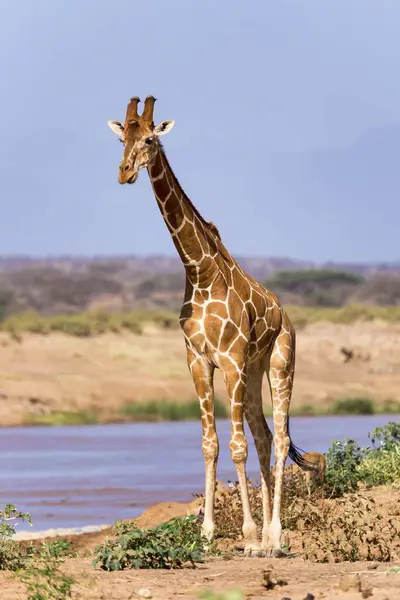
#> input picture 004/003 - LAB/jirafa.jpg, 400 x 600 px
$ jupyter execute '007 - recuperacion y preprocesamiento de imagenes propias.ipynb'
#> lines starting #> are read from the running program, lines starting #| are printed output that depends on the picture
# Cuaderno extra: Recuperación y preprocesamiento de imágenes propias

Este cuaderno está pensado para trabajar con una imagen tomada por vos, por ejemplo una captura hecha a partir de la cámara oscura construida con caja de zapatos y bolsa. La idea es recuperar información útil antes de segmentar: mejorar contraste, corregir brillo, recortar la zona importante y reducir ruido.

## Objetivos

- Cargar una imagen propia y describirla.
- Detectar qué problema visual conviene corregir primero.
- Aplicar una o dos operaciones de preprocesamiento con criterio.
- Comparar la imagen original con la versión mejorada.
- Guardar una imagen lista para usar en la actividad integradora.

## Antes de empezar

No todas las imágenes necesitan el mismo tratamiento. En algunas puede convenir mejorar el contraste. En otras, recortar la zona útil. En otras, reducir ruido o corregir una dominante de iluminación.

La pregunta importante no es "qué filtro aplico", sino "qué problema veo en la imagen y qué operación puede ayudarme a resolverlo".

[cell 1]
from pathlib import Path

import cv2
import matplotlib.pyplot as plt
import numpy as np

ruta = Path("jirafa.jpg")


def cargar_rgb(ruta):
    imagen_bgr = cv2.imread(str(ruta))
#> imagen_bgr is the input picture: shape (600, 400, 3); mean B, G, R 162.3, 161.7, 170.6
    if imagen_bgr is None:
        raise FileNotFoundError(f"No se pudo abrir la imagen: {ruta}")
    return cv2.cvtColor(imagen_bgr, cv2.COLOR_BGR2RGB)


def mostrar_imagen(imagen, titulo="Imagen"):
    plt.figure(figsize=(6, 6))
    plt.imshow(imagen, cmap="gray" if imagen.ndim == 2 else None)
    plt.title(titulo)
    plt.axis("off")
    plt.show()


def mostrar_comparacion(original, procesada, titulo_original="Original", titulo_procesada="Procesada"):
    fig, axes = plt.subplots(1, 2, figsize=(12, 5))
    axes[0].imshow(original, cmap="gray" if original.ndim == 2 else None)
    axes[0].set_title(titulo_original)
    axes[0].axis("off")

    axes[1].imshow(procesada, cmap="gray" if procesada.ndim == 2 else None)
    axes[1].set_title(titulo_procesada)
    axes[1].axis("off")

    plt.tight_layout()
    plt.show()


def ajustar_brillo_contraste(imagen_rgb, alpha=1.2, beta=10):
    return cv2.convertScaleAbs(imagen_rgb, alpha=alpha, beta=beta)


def suavizar(imagen_rgb, kernel=5):
    return cv2.GaussianBlur(imagen_rgb, (kernel, kernel), 0)


def mejorar_contraste_clahe(imagen_rgb, clip_limit=2.0, tile=8):
    imagen_lab = cv2.cvtColor(imagen_rgb, cv2.COLOR_RGB2LAB)
    l, a, b = cv2.split(imagen_lab)
    clahe = cv2.createCLAHE(clipLimit=clip_limit, tileGridSize=(tile, tile))
    l_mejorado = clahe.apply(l)
    imagen_lab_mejorada = cv2.merge((l_mejorado, a, b))
    return cv2.cvtColor(imagen_lab_mejorada, cv2.COLOR_LAB2RGB)


def mostrar_histograma_gris(imagen_rgb):
    gris = cv2.cvtColor(imagen_rgb, cv2.COLOR_RGB2GRAY)
    hist, bins = np.histogram(gris.flatten(), bins=256, range=[0, 256])
    plt.figure(figsize=(10, 4))
    plt.plot(bins[:-1], hist, color="black")
    plt.title("Histograma en escala de grises")
    plt.xlabel("Intensidad")
    plt.ylabel("Cantidad de píxeles")
    plt.grid(alpha=0.3)
    plt.xlim(0, 255)
    plt.show()

## Parte 1. Cargá tu imagen

Guardá tu archivo en la misma carpeta del notebook o escribí la ruta completa. Si tu imagen viene de la experiencia con cámara oscura, conviene elegir una captura donde todavía se reconozca bien la escena, aunque tenga poco contraste o zonas oscuras.

[cell 2]
nombre_imagen = "jirafa.jpg"
ruta = Path(nombre_imagen)

imagen_original = cargar_rgb(ruta)

print(f"Archivo cargado: {ruta}")
print(f"Forma: {imagen_original.shape}")
#| Forma: (600, 400, 3)
print(f"Tipo de dato: {imagen_original.dtype}")
#| Tipo de dato: uint8

mostrar_imagen(imagen_original, "Imagen original")
mostrar_histograma_gris(imagen_original)
#> in mostrar_histograma_gris, `gris = cv2.cvtColor(imagen_rgb, cv2.COLOR_RGB2GRAY)`:
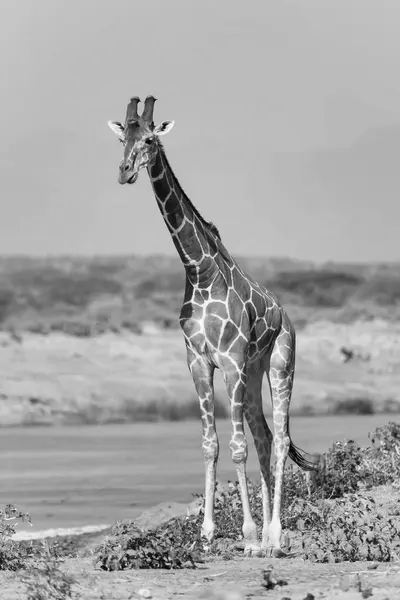
#> gris: shape (600, 400); min 1, max 253, mean 164.5
#> in mostrar_histograma_gris, `hist, bins = np.histogram(gris.flatten(), bins=256, range=[0, 256])`: hist = 256 values, max 20083 at index 188, min 0 at index 0, mean 937.5; bins = 257 values from 0 to 256
#> in mostrar_histograma_gris, `plt.show()`:
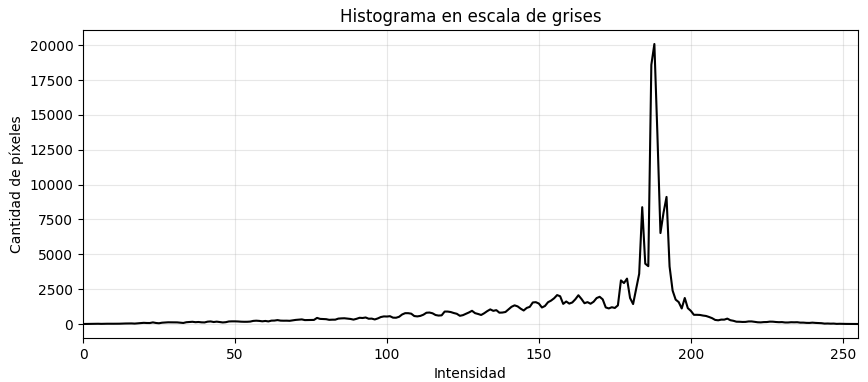
#> figure drawn by matplotlib, 1 panel; curve peaks at x = 188, y = 20083

## Parte 2. Diagnóstico inicial

Escribí qué problema principal ves en la imagen. Algunas posibilidades:

- se ve demasiado oscura,
- tiene poco contraste,
- hay ruido,
- sobra mucho fondo y conviene recortar,
- la zona importante queda poco visible.

[cell 3]
problema_principal = "Poco contraste, paleta casi monocromatica"
hipotesis_mejora = "Definir contraste"

print("Problema principal:", problema_principal)
print("Operación que voy a probar primero:", hipotesis_mejora)

## Parte 3. Recorte opcional de la zona útil

Si la imagen tiene mucho fondo innecesario, podés recortar la región más importante antes de mejorarla. Si no necesitás recorte, dejá la imagen completa.

[cell 4]
# Si no querés recortar, usá toda la imagen.
y1, y2 = 0, imagen_original.shape[0]
#> y1 = 0; y2 = 600
x1, x2 = 0, imagen_original.shape[1]
#> x1 = 0; x2 = 400

imagen_recortada = imagen_original[y1:y2, x1:x2]
mostrar_comparacion(imagen_original, imagen_recortada, "Original", "Región de trabajo")
#> in mostrar_comparacion, `plt.show()`:
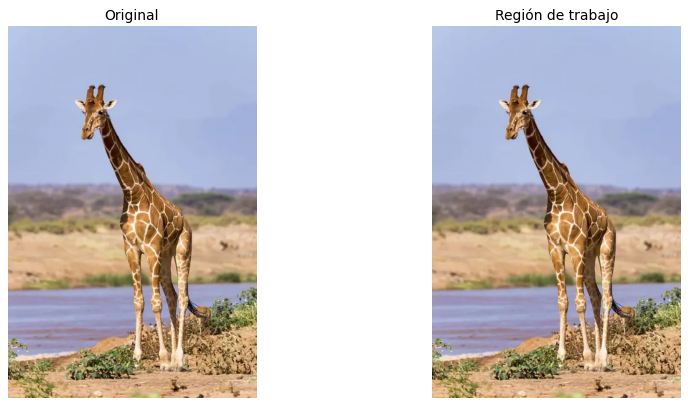
#> figure drawn by matplotlib, 2 panels

## Parte 4. Probá mejoras de preprocesamiento

Acá tenés tres operaciones posibles. No hace falta usar todas. La idea es que pruebes, compares y decidas cuál te sirve más para preparar la imagen.

[cell 5]
brillo_contraste = ajustar_brillo_contraste(imagen_recortada, alpha=1.4, beta=20)
#> in ajustar_brillo_contraste, `return cv2.convertScaleAbs(imagen_rgb, alpha=alpha, beta=beta)`:
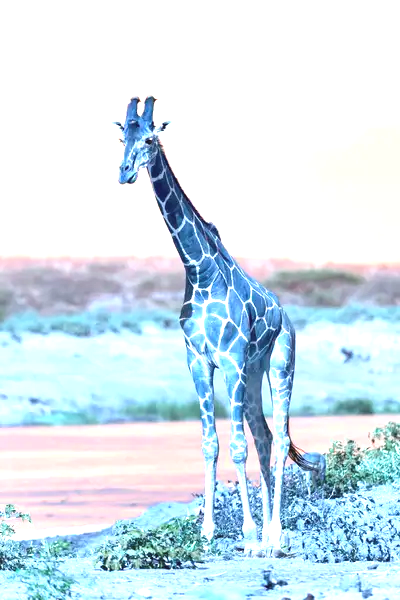
#> returned value: shape (600, 400, 3); mean of channels 0, 1, 2 239.2, 230.2, 212.2; drawn as B, G, R
clahe = mejorar_contraste_clahe(imagen_recortada, clip_limit=2.0, tile=8)
#> in mejorar_contraste_clahe, `imagen_lab = cv2.cvtColor(imagen_rgb, cv2.COLOR_RGB2LAB)`: imagen_lab: shape (600, 400, 3); mean of channels 0, 1, 2 171.6, 133.1, 129.6
#> in mejorar_contraste_clahe, `l, a, b = cv2.split(imagen_lab)`:
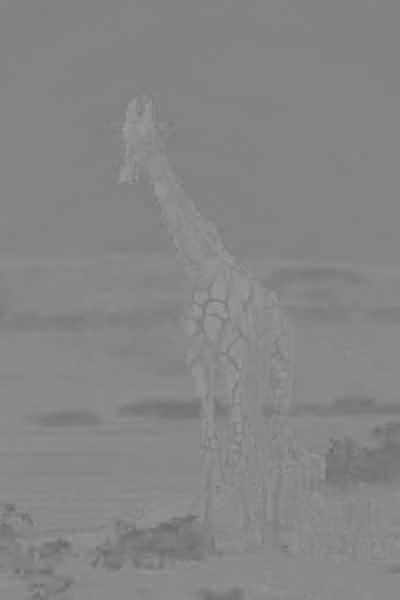
#> a: shape (600, 400); min 103, max 155, mean 133.1
#> in mejorar_contraste_clahe, `l, a, b = cv2.split(imagen_lab)`:
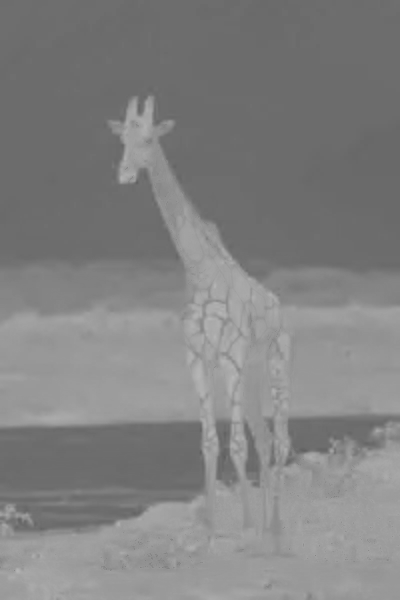
#> b: shape (600, 400); min 95, max 182, mean 129.6
#> in mejorar_contraste_clahe, `l_mejorado = clahe.apply(l)`:
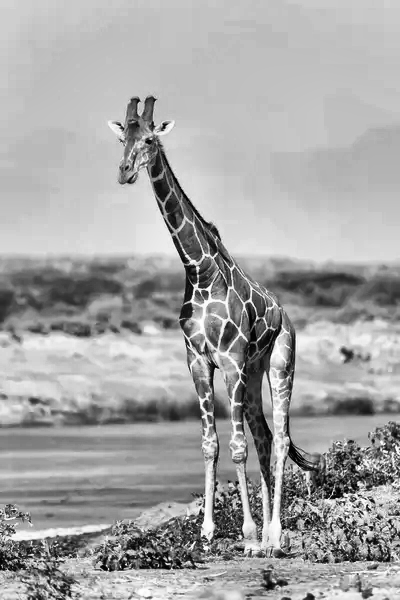
#> l_mejorado: shape (600, 400); min 0, max 255, mean 165.1
#> in mejorar_contraste_clahe, `imagen_lab_mejorada = cv2.merge((l_mejorado, a, b))`: imagen_lab_mejorada: shape (600, 400, 3); mean of channels 0, 1, 2 165.1, 133.1, 129.6
#> in mejorar_contraste_clahe, `return cv2.cvtColor(imagen_lab_mejorada, cv2.COLOR_LAB2RGB)`:
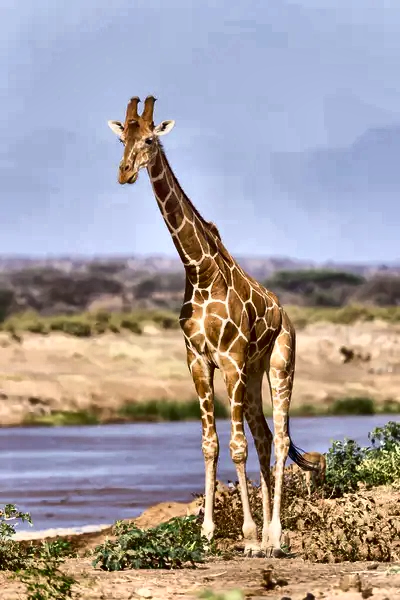
#> returned value: shape (600, 400, 3); mean R, G, B 164.3, 156, 157.2
suavizada = suavizar(imagen_recortada, kernel=5)
#> in suavizar, `return cv2.GaussianBlur(imagen_rgb, (kernel, kernel), 0)`:
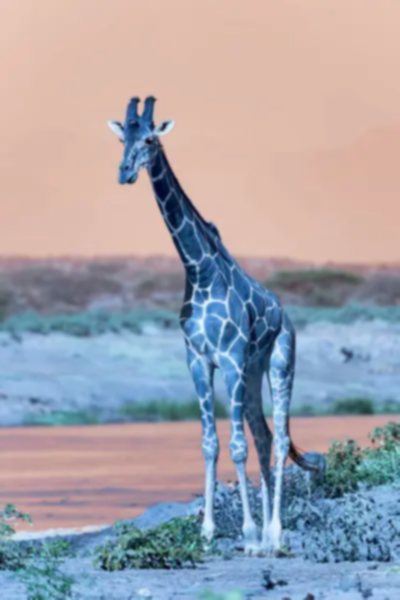
#> returned value: shape (600, 400, 3); mean of channels 0, 1, 2 170.6, 161.7, 162.3; drawn as B, G, R

fig, axes = plt.subplots(2, 2, figsize=(12, 10))
axes[0, 0].imshow(imagen_recortada)
axes[0, 0].set_title("Base para trabajar")
axes[0, 0].axis("off")

axes[0, 1].imshow(brillo_contraste)
axes[0, 1].set_title("Brillo y contraste")
axes[0, 1].axis("off")

axes[1, 0].imshow(clahe)
axes[1, 0].set_title("Mejora local de contraste")
axes[1, 0].axis("off")

axes[1, 1].imshow(suavizada)
axes[1, 1].set_title("Suavizado")
axes[1, 1].axis("off")

plt.tight_layout()
plt.show()

## Parte 5. Elegí una versión final

Elegí cuál de las variantes te conviene conservar como imagen preprocesada. Si querés, también podés combinar operaciones en dos pasos, por ejemplo: primero mejorar contraste y después suavizar.

[cell 6]
# Elegí una opción o combiná operaciones.
imagen_preprocesada = clahe

# Ejemplo de combinación posible:
# imagen_preprocesada = suavizar(ajustar_brillo_contraste(imagen_recortada, alpha=1.3, beta=15), kernel=5)

mostrar_comparacion(imagen_recortada, imagen_preprocesada, "Antes del preprocesamiento", "Versión final elegida")
mostrar_histograma_gris(imagen_preprocesada)
#> in mostrar_histograma_gris (call 2), `hist, bins = np.histogram(gris.flatten(), bins=256, range=[0, 256])`: hist = 256 values, max 9803 at index 186, min 0 at index 0, mean 937.5
#> in mostrar_histograma_gris (call 2), `plt.show()`:
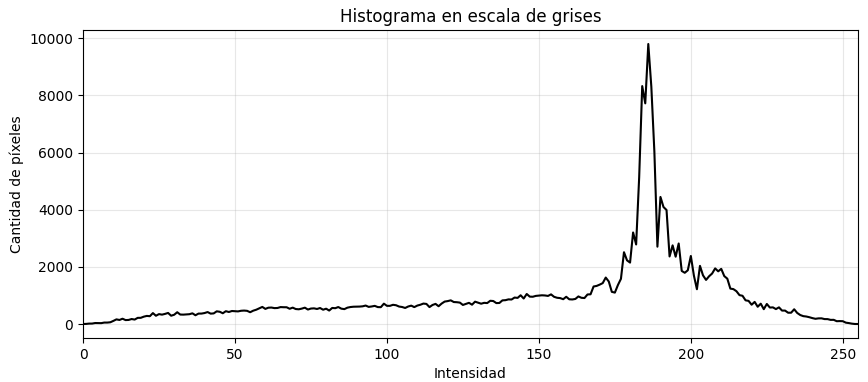
#> figure drawn by matplotlib, 1 panel; curve peaks at x = 186, y = 9803

## Parte 6. Guardá el resultado para la actividad integradora

El objetivo es que el próximo cuaderno pueda tomar esta imagen como punto de partida.

[cell 7]
salida = Path("imagen_preprocesada.png")
cv2.imwrite(str(salida), cv2.cvtColor(imagen_preprocesada, cv2.COLOR_RGB2BGR))
print(f"Imagen guardada en: {salida.resolve()}")

$ run again, with 004/003 - LAB/frutos_rojos.png saved as 004/003 - LAB/jirafa.jpg
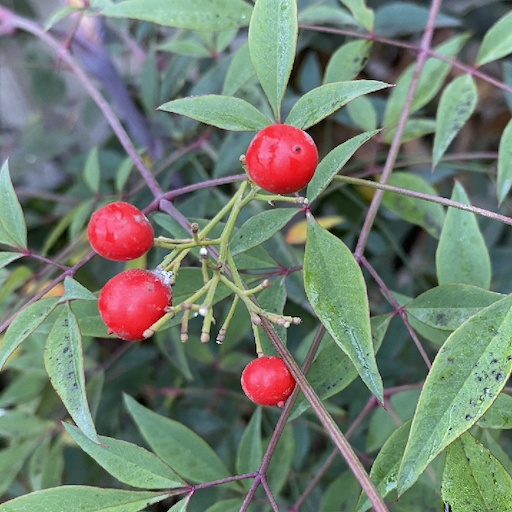
#> input picture 004/003 - LAB/frutos_rojos.png, 512 x 512 px
#> in cargar_rgb, imagen_bgr is the input picture: shape (512, 512, 3); mean B, G, R 111.8, 125.1, 112.8
#| Forma: (512, 512, 3)
#| Tipo de dato: uint8
#> hist = 256 values, max 2337 at index 125, min 0 at index 250, mean 1024; bins = 257 values from 0 to 256
#> imagen_lab: shape (512, 512, 3); mean of channels 0, 1, 2 130.8, 121.1, 134.7
#> imagen_lab_mejorada: shape (512, 512, 3); mean of channels 0, 1, 2 131.3, 121.1, 134.7
#> in mostrar_histograma_gris (call 2), `gris = cv2.cvtColor(imagen_rgb, cv2.COLOR_RGB2GRAY)`:
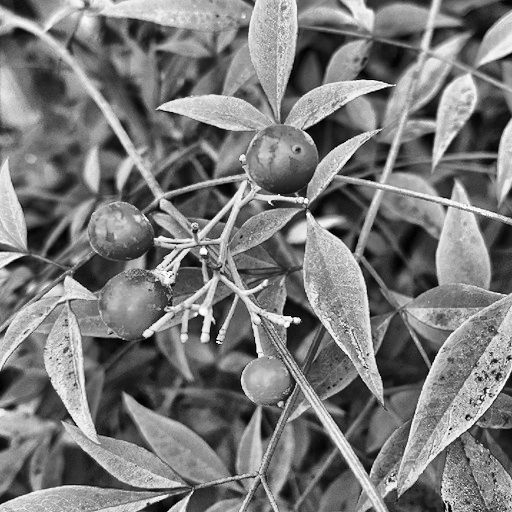
#> gris: shape (512, 512); min 0, max 255, mean 121.8
#> hist = 256 values, max 1446 at index 151, min 1 at index 255, mean 1024
#> in mostrar_histograma_gris (call 2), `plt.show()`:
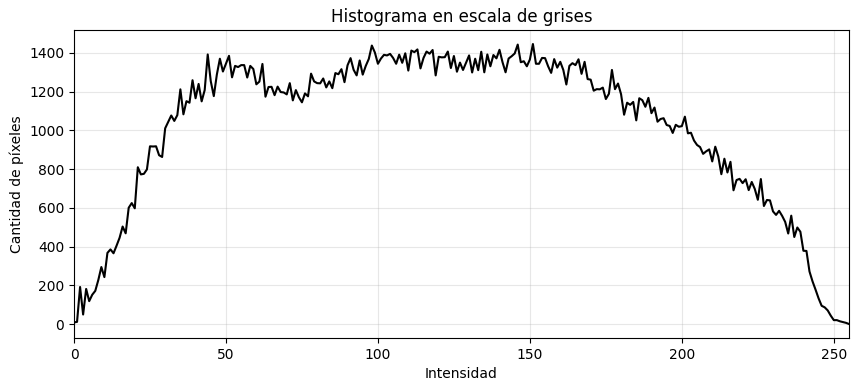
#> figure drawn by matplotlib, 1 panel; curve peaks at x = 151, y = 1446

$ run again, with 004/003 - LAB/paisaje.png saved as 004/003 - LAB/jirafa.jpg
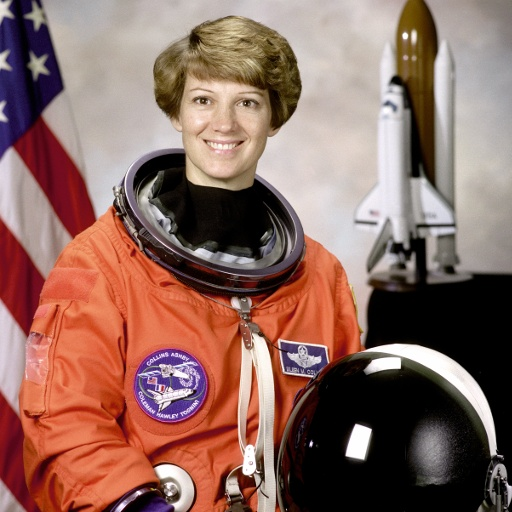
#> input picture 004/003 - LAB/paisaje.png, 512 x 512 px
#> in cargar_rgb, imagen_bgr is the input picture: shape (512, 512, 3); mean B, G, R 96.5, 105.8, 141.5
#| Forma: (512, 512, 3)
#| Tipo de dato: uint8
#> hist = 256 values, max 27114 at index 0, min 144 at index 247, mean 1024; bins = 257 values from 0 to 256
#> imagen_lab: shape (512, 512, 3); mean of channels 0, 1, 2 121.7, 141.5, 140
#> imagen_lab_mejorada: shape (512, 512, 3); mean of channels 0, 1, 2 123.4, 141.5, 140
#> hist = 256 values, max 22857 at index 4, min 0 at index 0, mean 1024
#> in mostrar_histograma_gris (call 2), `plt.show()`:
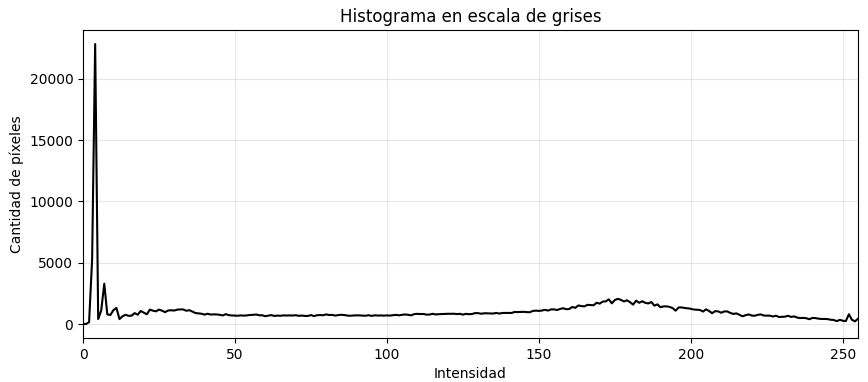
#> figure drawn by matplotlib, 1 panel; curve peaks at x = 4, y = 22857
